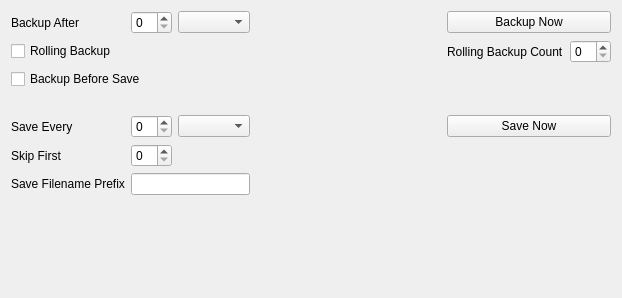
<?xml version="1.0" encoding="UTF-8"?>
<ui version="4.0">
 <class>Form</class>
 <widget class="QWidget" name="Form">
  <property name="geometry">
   <rect>
    <x>0</x>
    <y>0</y>
    <width>622</width>
    <height>298</height>
   </rect>
  </property>
  <property name="windowTitle">
   <string>Form</string>
  </property>
  <layout class="QGridLayout" name="gridLayout">
   <item row="0" column="0">
    <widget class="QLabel" name="label_5">
     <property name="text">
      <string>Backup After</string>
     </property>
     <property name="buddy">
      <cstring>backupSbx</cstring>
     </property>
    </widget>
   </item>
   <item row="0" column="1">
    <widget class="QSpinBox" name="backupSbx">
     <property name="sizePolicy">
      <sizepolicy hsizetype="Fixed" vsizetype="Fixed">
       <horstretch>0</horstretch>
       <verstretch>0</verstretch>
      </sizepolicy>
     </property>
     <property name="toolTip">
      <string>The interval used when automatically creating model backups during training</string>
     </property>
    </widget>
   </item>
   <item row="0" column="2">
    <widget class="QComboBox" name="backupCmb"/>
   </item>
   <item row="0" column="3">
    <spacer name="horizontalSpacer_2">
     <property name="orientation">
      <enum>Qt::Orientation::Horizontal</enum>
     </property>
     <property name="sizeHint" stdset="0">
      <size>
       <width>108</width>
       <height>0</height>
      </size>
     </property>
    </spacer>
   </item>
   <item row="0" column="4" colspan="2">
    <widget class="QPushButton" name="backupBtn">
     <property name="text">
      <string>Backup Now</string>
     </property>
    </widget>
   </item>
   <item row="1" column="0" colspan="3">
    <widget class="QCheckBox" name="rollingBackupCbx">
     <property name="toolTip">
      <string>If rolling backups are enabled, older backups are deleted automatically</string>
     </property>
     <property name="text">
      <string>Rolling Backup</string>
     </property>
    </widget>
   </item>
   <item row="1" column="4">
    <widget class="QLabel" name="rollingCountLbl">
     <property name="text">
      <string>Rolling Backup Count</string>
     </property>
     <property name="buddy">
      <cstring>rollingCountSbx</cstring>
     </property>
    </widget>
   </item>
   <item row="1" column="5">
    <widget class="QSpinBox" name="rollingCountSbx">
     <property name="sizePolicy">
      <sizepolicy hsizetype="Fixed" vsizetype="Fixed">
       <horstretch>0</horstretch>
       <verstretch>0</verstretch>
      </sizepolicy>
     </property>
     <property name="toolTip">
      <string>Defines the number of backups to keep if rolling backups are enabled</string>
     </property>
     <property name="prefix">
      <string/>
     </property>
    </widget>
   </item>
   <item row="2" column="0" colspan="3">
    <widget class="QCheckBox" name="backupBeforeSaveCbx">
     <property name="toolTip">
      <string>Create a full backup before saving the final model</string>
     </property>
     <property name="text">
      <string>Backup Before Save</string>
     </property>
    </widget>
   </item>
   <item row="3" column="0">
    <spacer name="verticalSpacer_2">
     <property name="orientation">
      <enum>Qt::Orientation::Vertical</enum>
     </property>
     <property name="sizeType">
      <enum>QSizePolicy::Policy::Fixed</enum>
     </property>
     <property name="sizeHint" stdset="0">
      <size>
       <width>20</width>
       <height>20</height>
      </size>
     </property>
    </spacer>
   </item>
   <item row="4" column="0">
    <widget class="QLabel" name="label_7">
     <property name="text">
      <string>Save Every</string>
     </property>
     <property name="buddy">
      <cstring>saveSbx</cstring>
     </property>
    </widget>
   </item>
   <item row="4" column="1">
    <widget class="QSpinBox" name="saveSbx">
     <property name="sizePolicy">
      <sizepolicy hsizetype="Fixed" vsizetype="Fixed">
       <horstretch>0</horstretch>
       <verstretch>0</verstretch>
      </sizepolicy>
     </property>
     <property name="toolTip">
      <string>The interval used when automatically saving the model during training</string>
     </property>
    </widget>
   </item>
   <item row="4" column="2">
    <widget class="QComboBox" name="saveCmb"/>
   </item>
   <item row="4" column="3">
    <spacer name="horizontalSpacer_3">
     <property name="orientation">
      <enum>Qt::Orientation::Horizontal</enum>
     </property>
     <property name="sizeHint" stdset="0">
      <size>
       <width>108</width>
       <height>0</height>
      </size>
     </property>
    </spacer>
   </item>
   <item row="4" column="4" colspan="2">
    <widget class="QPushButton" name="saveBtn">
     <property name="text">
      <string>Save Now</string>
     </property>
    </widget>
   </item>
   <item row="5" column="0">
    <widget class="QLabel" name="skipLbl">
     <property name="text">
      <string>Skip First</string>
     </property>
     <property name="buddy">
      <cstring>skipSbx</cstring>
     </property>
    </widget>
   </item>
   <item row="5" column="1">
    <widget class="QSpinBox" name="skipSbx">
     <property name="sizePolicy">
      <sizepolicy hsizetype="Fixed" vsizetype="Fixed">
       <horstretch>0</horstretch>
       <verstretch>0</verstretch>
      </sizepolicy>
     </property>
     <property name="toolTip">
      <string>Start saving automatically after this interval has elapsed</string>
     </property>
    </widget>
   </item>
   <item row="6" column="0">
    <widget class="QLabel" name="savePrefixLbl">
     <property name="text">
      <string>Save Filename Prefix</string>
     </property>
     <property name="buddy">
      <cstring>savePrefixLed</cstring>
     </property>
    </widget>
   </item>
   <item row="6" column="1" colspan="2">
    <widget class="QLineEdit" name="savePrefixLed">
     <property name="toolTip">
      <string>The prefix for filenames used when saving the model during training</string>
     </property>
    </widget>
   </item>
   <item row="7" column="0">
    <spacer name="verticalSpacer_3">
     <property name="orientation">
      <enum>Qt::Orientation::Vertical</enum>
     </property>
     <property name="sizeHint" stdset="0">
      <size>
       <width>20</width>
       <height>55</height>
      </size>
     </property>
    </spacer>
   </item>
  </layout>
 </widget>
 <tabstops>
  <tabstop>backupSbx</tabstop>
  <tabstop>backupCmb</tabstop>
  <tabstop>backupBtn</tabstop>
  <tabstop>rollingBackupCbx</tabstop>
  <tabstop>rollingCountSbx</tabstop>
  <tabstop>backupBeforeSaveCbx</tabstop>
  <tabstop>saveSbx</tabstop>
  <tabstop>saveCmb</tabstop>
  <tabstop>saveBtn</tabstop>
  <tabstop>skipSbx</tabstop>
  <tabstop>savePrefixLed</tabstop>
 </tabstops>
 <resources/>
 <connections/>
</ui>
